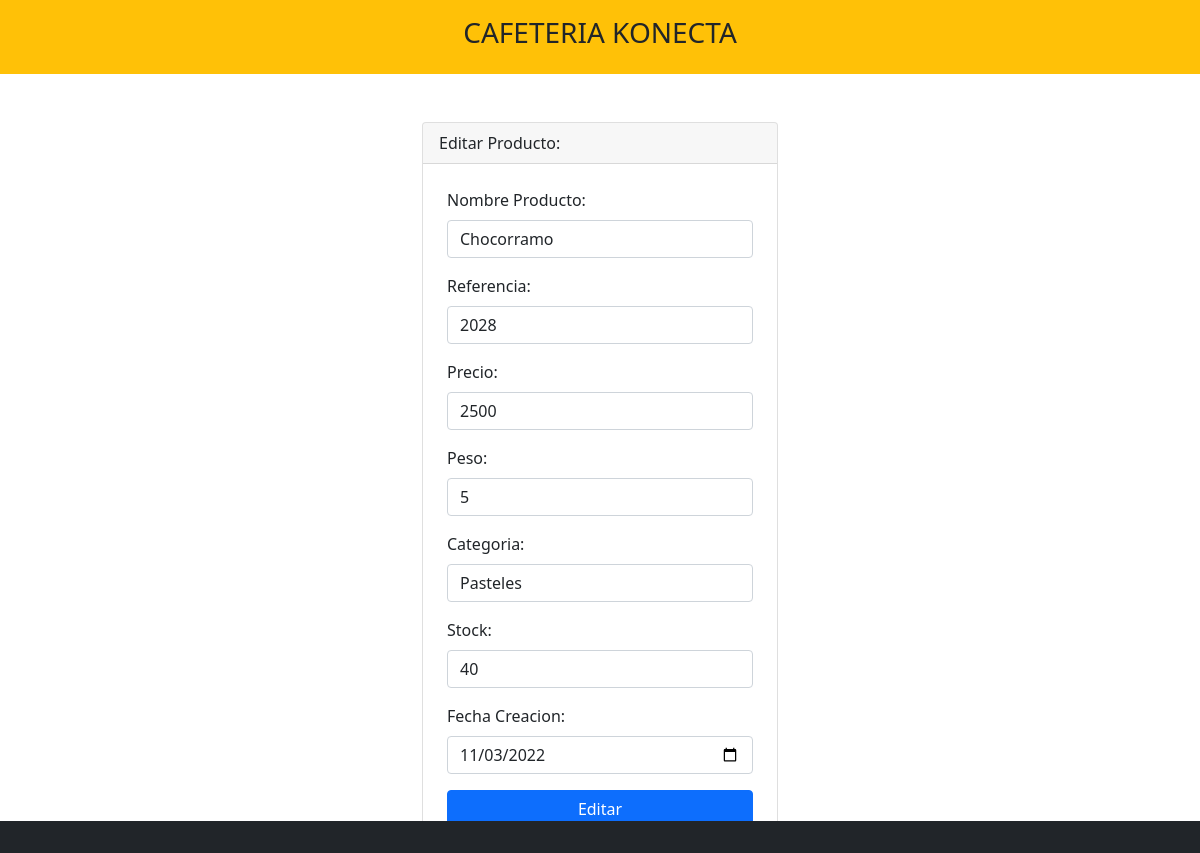
The page /editar.php?id=4 on the database its author committed.
### tables this page shows
CREATE TABLE `producto` (
  `id` int(11) NOT NULL,
  `Nombre_Producto` varchar(200) NOT NULL,
  `Referencia` varchar(200) NOT NULL,
  `Precio` int(10) NOT NULL,
  `Peso` int(10) NOT NULL,
  `Categoria` varchar(200) NOT NULL,
  `Stock` int(10) NOT NULL,
  `Fecha_Creacion` date NOT NULL
);

### editar.php (the view, shortened to what this page needs)
<?php include 'template/header.php' ?>
<?php
     include_once 'model/conexion.php';
     $id=$_GET['id'];
    $sentencia = $bd->prepare("select * from  producto where id = ?;");
    $sentencia->execute([$id]);
    $producto = $sentencia->fetch(PDO::FETCH_OBJ);
?>
<div class="container mt-5">
    <div class="row justify-content-center">
        <div class="col-md-4">
            <div class="card">
                <div class="card-header">
                    Editar Producto:
                </div>
                <form class="p-4" method="POST" action="editarProceso.php">
                    <div class="mb-3">
                        <label class="form-label">Nombre Producto: </label>
                        <input type="text" class="form-control" name="txtNombre" required
                        value="<?php echo $producto->Nombre_Producto; ?>">
                    </div>
                     <div class="mb-3">
                        <label class="form-label">Referencia: </label>
                        <input type="text" class="form-control" name="txtReferencia" required
                        value="<?php echo $producto->Referencia; ?>">
                    </div>
                    <div class="mb-3">
                        <label class="form-label">Precio: </label>
                        <input type="number" class="form-control" name="txtPrecio" autofocus required
                        value="<?php echo $producto->Precio; ?>">
                    </div>
                    <div class="mb-3">
                        <label class="form-label">Peso: </label>
                        <input type="number" class="form-control" name="txtPeso" autofocus required
                        value="<?php echo $producto->Peso; ?>">
                    </div>
                    <div class="mb-3">
                        <label class="form-label">Categoria: </label>
                        <input type="text" class="form-control" name="txtCategoria" autofocus required
                        value="<?php echo $producto->Categoria; ?>">
                    </div>
                     <div class="mb-3">
                        <label class="form-label">Stock: </label>
                        <input type="number" class="form-control" name="txtStock" autofocus required
                        value="<?php echo $producto->Stock; ?>">
                    </div>
                     <div class="mb-3">
                        <label class="form-label">Fecha Creacion: </label>
                        <input type="date" class="form-control" name="txtFecha" autofocus required
                        value="<?php echo $producto->Fecha_Creacion; ?>">
                    </div>
                    <div class="d-grid">
                        <input type="submit" class="btn btn-primary" value="Editar">
                    </div>
                </form>
            </div>
        </div>
    </div>
</div>
<?php include 'template/footer.php' ?>

### rows shown on the page
producto: txtNombre "Chocorramo", txtReferencia "2028", txtPrecio "2500", txtPeso "5", txtCategoria "Pasteles", txtStock "40", txtFecha "11/03/2022"
